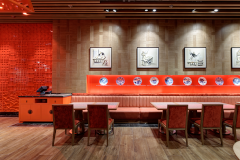

A level layout from a 2D game, rendered from its tile map. Below: a short description, then the map file with its tile-grid data intact:
An orthogonal 15x10 tile map with 16x16 px tiles, 1 tile layer (Tile Layer 1).

<map version="1.4" tiledversion="1.4.1" orientation="orthogonal" renderorder="right-down" width="15" height="10" tilewidth="16" tileheight="16" infinite="0" nextlayerid="2" nextobjectid="1">
 <tileset firstgid="1" source="chinese-restaurant-interior.tsx" />
 <layer id="1" name="Tile Layer 1" width="15" height="10">
  <data encoding="csv">
1,2,3,4,5,6,7,8,9,10,11,12,13,14,15,
16,17,18,19,20,21,22,23,24,25,26,27,28,29,30,
31,32,33,34,35,36,37,38,39,40,41,42,43,44,45,
46,47,48,49,50,51,52,53,54,55,56,57,58,59,60,
61,62,63,64,65,66,67,68,69,70,71,72,73,74,75,
76,77,78,79,80,81,82,83,84,85,86,87,88,89,90,
91,92,93,94,95,96,97,98,99,100,101,102,103,104,105,
106,107,108,109,110,111,112,113,114,115,116,117,118,119,120,
121,122,123,124,125,126,127,128,129,130,131,132,133,134,135,
136,137,138,139,140,141,142,143,144,145,146,147,148,149,150
</data>
 </layer>
</map>
